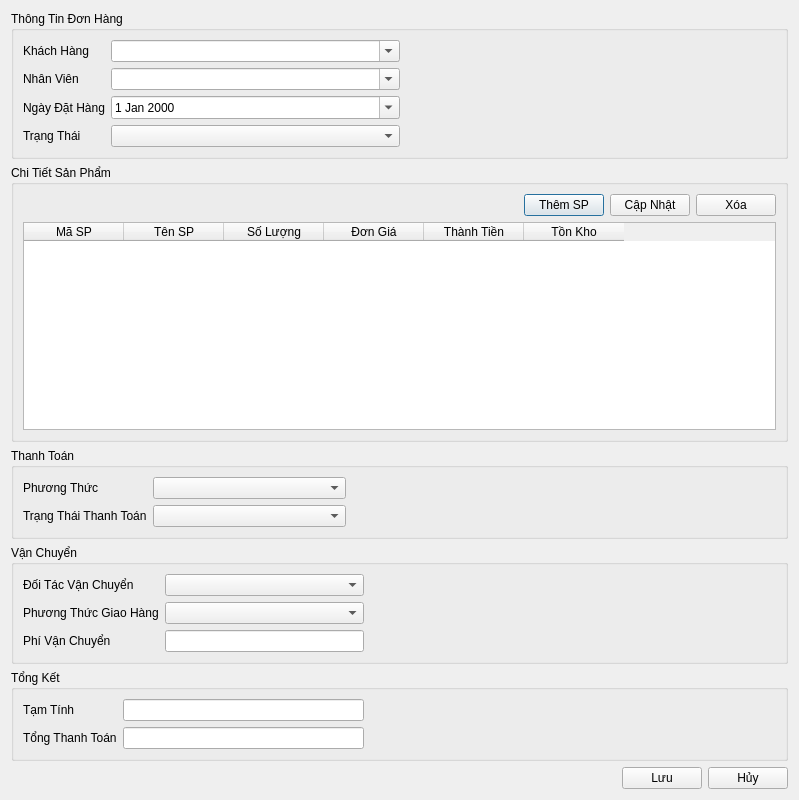
<?xml version="1.0" encoding="UTF-8"?>
<ui version="4.0">
 <class>OrderDialog</class>
 <widget class="QDialog" name="OrderDialog">
  <property name="geometry">
   <rect>
    <x>0</x>
    <y>0</y>
    <width>799</width>
    <height>800</height>
   </rect>
  </property>
  <property name="windowTitle">
   <string>Thông Tin Đơn Hàng</string>
  </property>
  <layout class="QVBoxLayout">
   <item>
    <widget class="QGroupBox" name="grpOrderInfo">
     <property name="title">
      <string>Thông Tin Đơn Hàng</string>
     </property>
     <layout class="QHBoxLayout" name="horizontalLayout" stretch="2,2">
      <item>
       <layout class="QFormLayout" name="formLayout">
        <item row="0" column="0">
         <widget class="QLabel" name="lblCustomer">
          <property name="text">
           <string>Khách Hàng</string>
          </property>
         </widget>
        </item>
        <item row="0" column="1">
         <widget class="QComboBox" name="cboCustomer">
          <property name="editable">
           <bool>true</bool>
          </property>
         </widget>
        </item>
        <item row="1" column="0">
         <widget class="QLabel" name="lblEmployee">
          <property name="text">
           <string>Nhân Viên</string>
          </property>
         </widget>
        </item>
        <item row="1" column="1">
         <widget class="QComboBox" name="cboEmployee">
          <property name="editable">
           <bool>true</bool>
          </property>
         </widget>
        </item>
        <item row="2" column="0">
         <widget class="QLabel" name="lblOrderDate">
          <property name="text">
           <string>Ngày Đặt Hàng</string>
          </property>
         </widget>
        </item>
        <item row="2" column="1">
         <widget class="QDateEdit" name="dateOrder">
          <property name="calendarPopup">
           <bool>true</bool>
          </property>
         </widget>
        </item>
        <item row="3" column="0">
         <widget class="QLabel" name="lblStatus">
          <property name="text">
           <string>Trạng Thái</string>
          </property>
         </widget>
        </item>
        <item row="3" column="1">
         <widget class="QComboBox" name="cboStatus"/>
        </item>
       </layout>
      </item>
      <item>
       <spacer name="horizontalSpacer_6">
        <property name="orientation">
         <enum>Qt::Horizontal</enum>
        </property>
        <property name="sizeHint" stdset="0">
         <size>
          <width>412</width>
          <height>20</height>
         </size>
        </property>
       </spacer>
      </item>
     </layout>
    </widget>
   </item>
   <item>
    <widget class="QGroupBox" name="grpItems">
     <property name="title">
      <string>Chi Tiết Sản Phẩm</string>
     </property>
     <layout class="QVBoxLayout">
      <item>
       <layout class="QHBoxLayout">
        <item>
         <spacer name="horizontalSpacer_2">
          <property name="orientation">
           <enum>Qt::Horizontal</enum>
          </property>
          <property name="sizeHint" stdset="0">
           <size>
            <width>40</width>
            <height>20</height>
           </size>
          </property>
         </spacer>
        </item>
        <item>
         <widget class="QPushButton" name="btnAddItem">
          <property name="text">
           <string>Thêm SP</string>
          </property>
         </widget>
        </item>
        <item>
         <widget class="QPushButton" name="btnUpdateItem">
          <property name="text">
           <string>Cập Nhật</string>
          </property>
         </widget>
        </item>
        <item>
         <widget class="QPushButton" name="btnDeleteItem">
          <property name="text">
           <string>Xóa</string>
          </property>
         </widget>
        </item>
       </layout>
      </item>
      <item>
       <widget class="QTableWidget" name="tableOrderItems">
        <column>
         <property name="text">
          <string>Mã SP</string>
         </property>
        </column>
        <column>
         <property name="text">
          <string>Tên SP</string>
         </property>
        </column>
        <column>
         <property name="text">
          <string>Số Lượng</string>
         </property>
        </column>
        <column>
         <property name="text">
          <string>Đơn Giá</string>
         </property>
        </column>
        <column>
         <property name="text">
          <string>Thành Tiền</string>
         </property>
        </column>
        <column>
         <property name="text">
          <string>Tồn Kho</string>
         </property>
        </column>
       </widget>
      </item>
     </layout>
    </widget>
   </item>
   <item>
    <widget class="QGroupBox" name="grpPayment">
     <property name="title">
      <string>Thanh Toán</string>
     </property>
     <layout class="QHBoxLayout" name="horizontalLayout_2" stretch="3,4">
      <item>
       <layout class="QFormLayout" name="formLayout_3">
        <item row="0" column="0">
         <widget class="QLabel" name="lblPaymentMethod">
          <property name="text">
           <string>Phương Thức</string>
          </property>
         </widget>
        </item>
        <item row="0" column="1">
         <widget class="QComboBox" name="cboPaymentMethod"/>
        </item>
        <item row="1" column="0">
         <widget class="QLabel" name="lblPaymentStatus">
          <property name="text">
           <string>Trạng Thái Thanh Toán</string>
          </property>
         </widget>
        </item>
        <item row="1" column="1">
         <widget class="QComboBox" name="cboPaymentStatus"/>
        </item>
       </layout>
      </item>
      <item>
       <spacer name="horizontalSpacer_3">
        <property name="orientation">
         <enum>Qt::Horizontal</enum>
        </property>
        <property name="sizeHint" stdset="0">
         <size>
          <width>471</width>
          <height>20</height>
         </size>
        </property>
       </spacer>
      </item>
     </layout>
    </widget>
   </item>
   <item>
    <widget class="QGroupBox" name="grpShipment">
     <property name="title">
      <string>Vận Chuyển</string>
     </property>
     <layout class="QHBoxLayout" name="horizontalLayout_3">
      <item>
       <layout class="QFormLayout" name="formLayout_2">
        <item row="0" column="0">
         <widget class="QLabel" name="lblPartner">
          <property name="text">
           <string>Đối Tác Vận Chuyển</string>
          </property>
         </widget>
        </item>
        <item row="0" column="1">
         <widget class="QComboBox" name="cboPartner"/>
        </item>
        <item row="1" column="0">
         <widget class="QLabel" name="lblShipmentMethod">
          <property name="text">
           <string>Phương Thức Giao Hàng</string>
          </property>
         </widget>
        </item>
        <item row="1" column="1">
         <widget class="QComboBox" name="cboShipmentMethod"/>
        </item>
        <item row="2" column="0">
         <widget class="QLabel" name="lblShipmentFee">
          <property name="text">
           <string>Phí Vận Chuyển</string>
          </property>
         </widget>
        </item>
        <item row="2" column="1">
         <widget class="QLineEdit" name="txtShipmentFee"/>
        </item>
       </layout>
      </item>
      <item>
       <spacer name="horizontalSpacer_4">
        <property name="orientation">
         <enum>Qt::Horizontal</enum>
        </property>
        <property name="sizeHint" stdset="0">
         <size>
          <width>412</width>
          <height>20</height>
         </size>
        </property>
       </spacer>
      </item>
     </layout>
    </widget>
   </item>
   <item>
    <widget class="QGroupBox" name="grpSummary">
     <property name="title">
      <string>Tổng Kết</string>
     </property>
     <layout class="QHBoxLayout" name="horizontalLayout_4">
      <item>
       <layout class="QFormLayout" name="formLayout_4">
        <item row="0" column="0">
         <widget class="QLabel" name="lblSubtotal">
          <property name="text">
           <string>Tạm Tính</string>
          </property>
         </widget>
        </item>
        <item row="0" column="1">
         <widget class="QLineEdit" name="txtSubtotal"/>
        </item>
        <item row="1" column="0">
         <widget class="QLabel" name="lblTotal">
          <property name="text">
           <string>Tổng Thanh Toán</string>
          </property>
         </widget>
        </item>
        <item row="1" column="1">
         <widget class="QLineEdit" name="txtTotal"/>
        </item>
       </layout>
      </item>
      <item>
       <spacer name="horizontalSpacer_5">
        <property name="orientation">
         <enum>Qt::Horizontal</enum>
        </property>
        <property name="sizeHint" stdset="0">
         <size>
          <width>412</width>
          <height>20</height>
         </size>
        </property>
       </spacer>
      </item>
     </layout>
    </widget>
   </item>
   <item>
    <layout class="QHBoxLayout">
     <item>
      <spacer name="horizontalSpacer">
       <property name="orientation">
        <enum>Qt::Horizontal</enum>
       </property>
       <property name="sizeHint" stdset="0">
        <size>
         <width>0</width>
         <height>0</height>
        </size>
       </property>
      </spacer>
     </item>
     <item>
      <widget class="QPushButton" name="btnSave">
       <property name="text">
        <string>Lưu</string>
       </property>
      </widget>
     </item>
     <item>
      <widget class="QPushButton" name="btnCancel">
       <property name="text">
        <string>Hủy</string>
       </property>
      </widget>
     </item>
    </layout>
   </item>
  </layout>
 </widget>
 <resources/>
 <connections/>
</ui>
